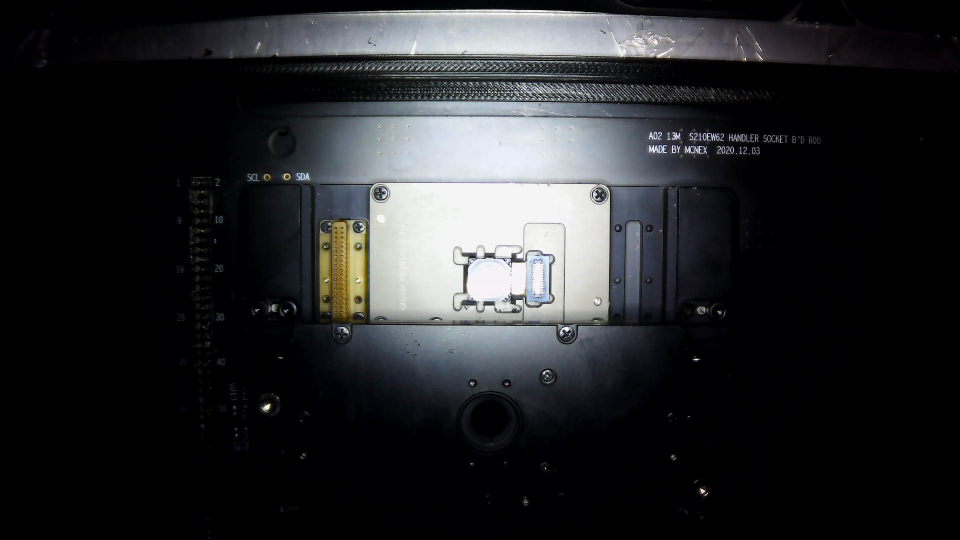
#> input picture file_camimg/d2.jpg, 1920 x 1080 px (shown at 1/2 size)
$ python test_case1.py
#> lines starting #> are read from the running program, lines starting #| are printed output that depends on the picture
# -*- coding: utf-8 -*-
"""
Created on Tue Feb 23 15:02:43 2021

@author: Administrator
"""

import numpy as np
import cv2
import os
import sys
import matplotlib.pyplot as plt

def resource_path(relative_path):
    """ Get absolute path to resource, works for dev and for PyInstaller """
    try:
        # PyInstaller creates a temp folder and stores path in _MEIPASS
        base_path = sys._MEIPASS
    except Exception:
        base_path = os.path.abspath(".")

    return os.path.join(base_path, relative_path)

#1
def find_location_crop(event, x, y, flags, param):
    f = open(resource_path('data/config/location_crop.txt'), 'a')
    if event == cv2.EVENT_LBUTTONDOWN:
        f.write(str(x) + "\n")
        f.write(str(y) + "\n")
    f.close()

#2
def crop_image(image):
    a = []
    f = open(resource_path('data/config/location_crop.txt'), 'r+')
    x1 = int(f.readline())
    y1 = int(f.readline())
    x2 = int(f.readline())
    y2 = int(f.readline())
    crop = image[y1:y2, x1:x2, :]
    # cv2.imwrite(resource_path('data/img_check_crop/{}.jpg'.format(i)), crop)
    a.append(crop)
    f.close()
    return a

# [12 lines of commented-out code are left out]

def check(mean):
    # img=cv2.imread("file_camimg/d1.jpg")
    # img_w=cv2.imread("file_camimg/l1") #demo
    image = cv2.resize(mean,(1920,1080))
    start_row,start_col= 410,783
    end_row,end_col= 635,1170

    cropped=image[start_row:end_row,start_col:end_col]
    gray_tray_1 = cv2.cvtColor(cropped, cv2.COLOR_BGR2GRAY)
    histr1 = cv2.calcHist([gray_tray_1], [0], None, [256], [0, 256])

    # [8 lines of commented-out code are left out]
    if max(histr1) > 20000:
        return 0 #co lech
    return 1

#demo chek lech
img=cv2.imread("file_camimg/d2.jpg")
#> img is the input picture: shape (1080, 1920, 3); mean B, G, R 41.1, 39.4, 38.3
img_w=cv2.imread("file_camimg/l4.jpg")
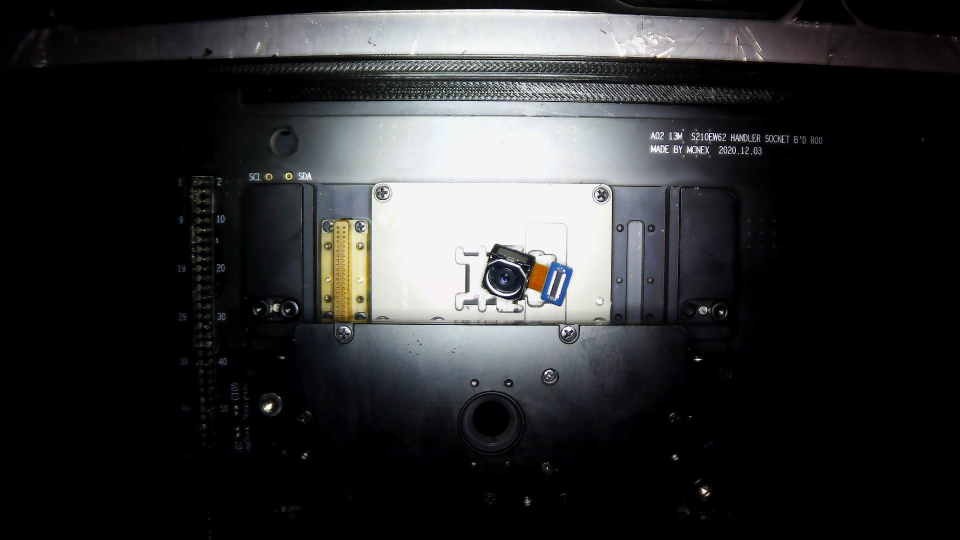
#> input picture file_camimg/l4.jpg, 1920 x 1080 px (shown at 1/2 size)
#> img_w is the input picture: shape (1080, 1920, 3); mean B, G, R 48.5, 47.4, 46.7

dem = check(img)
#> in check, `cropped=image[start_row:end_row,start_col:end_col]`:
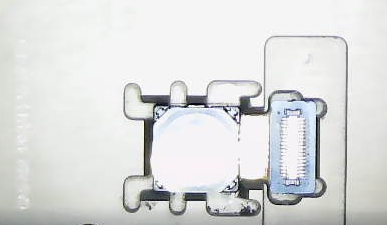
#> cropped: shape (225, 387, 3); mean B, G, R 221, 221.5, 220.2
#> in check, `histr1 = cv2.calcHist([gray_tray_1], [0], None, [256], [0, 256])`: histr1 = 256 values, max 17689 at index 245, min 1 at index 16, mean 340.1
#> dem = 1
if dem:
    print("vi tri dung")
else:
    print("lech")


# [33 lines of commented-out code are left out]
